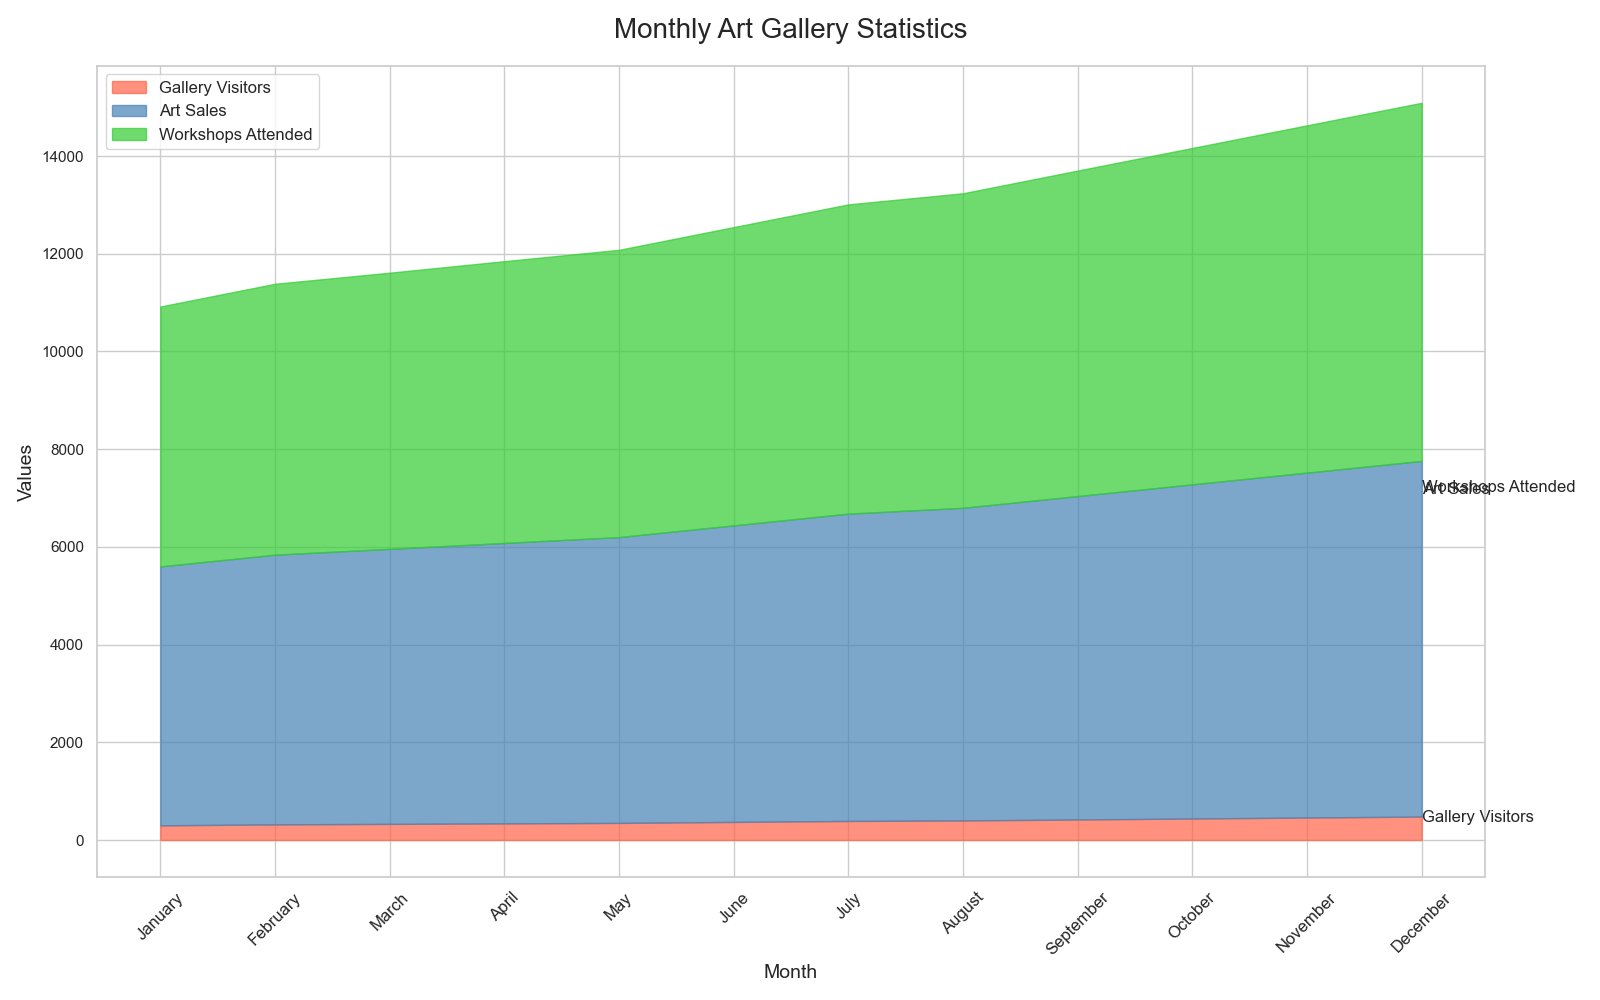

Generate this figure with Python:

import pandas as pd
import seaborn as sns
import matplotlib.pyplot as plt

data = {
    'Month': ['January', 'February', 'March', 'April', 'May', 'June', 'July',
              'August', 'September', 'October', 'November', 'December'],
    'GalleryVisitors': [300, 320, 330, 340, 350, 370, 390, 400, 420, 440, 460, 480],
    'ArtSales': [5000, 5200, 5300, 5400, 5500, 5700, 5900, 6000, 6200, 6400, 6600, 6800],
    'WorkshopsAttended': [20, 25, 22, 28, 30, 35, 40, 38, 42, 45, 48, 50]
}

df = pd.DataFrame(data)
df = df.set_index('Month')

df_cum = df.cumsum(axis=1)

colors = ['#FF6347', '#4682B4', '#32CD32']

plt.figure(figsize=(16, 10))

plt.fill_between(df.index, 0, df_cum['GalleryVisitors'], color=colors[0], alpha=0.7, label='Gallery Visitors')
plt.fill_between(df.index, df_cum['GalleryVisitors'], df_cum['GalleryVisitors'] + df_cum['ArtSales'], color=colors[1], alpha=0.7, label='Art Sales')
plt.fill_between(df.index, df_cum['GalleryVisitors'] + df_cum['ArtSales'], df_cum['GalleryVisitors'] + df_cum['ArtSales'] + df_cum['WorkshopsAttended'], color=colors[2], alpha=0.7, label='Workshops Attended')

for category in ['GalleryVisitors', 'ArtSales', 'WorkshopsAttended']:
    plt.text(df.index[-1], df_cum[category][-1] - (df_cum[category][-1] - df_cum[category].shift(1)[-1]) / 2, category.replace('Visitors', ' Visitors').replace('Sales', ' Sales').replace('Attended', ' Attended'), verticalalignment='center')

plt.title('Monthly Art Gallery Statistics', fontsize=20, pad=20)
plt.xlabel('Month', fontsize=14)
plt.ylabel('Values', fontsize=14)
plt.xticks(rotation=45, fontsize=12)
plt.legend(loc='upper left', fontsize=12)
plt.tight_layout()

plt.show()
